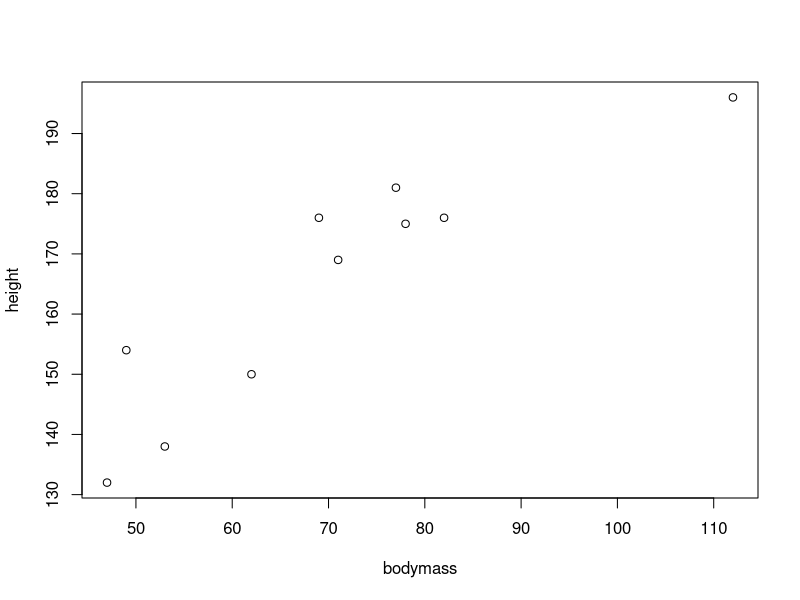
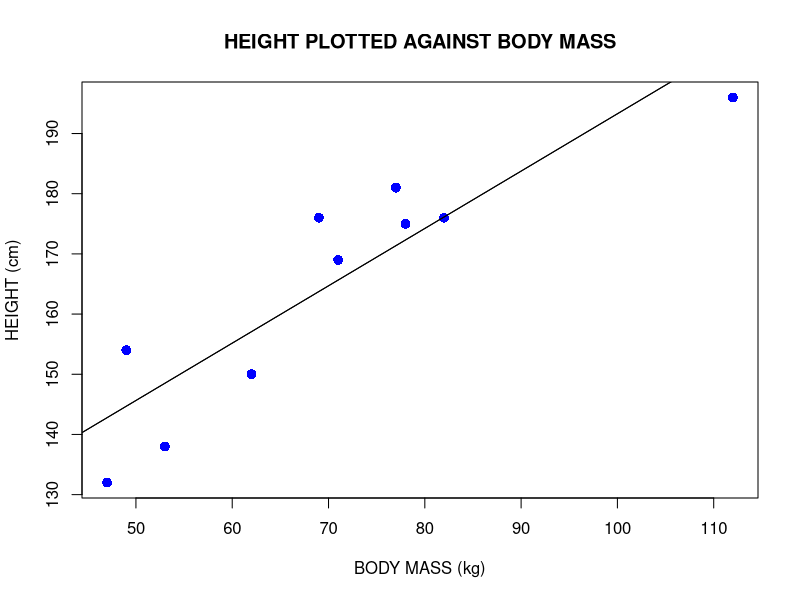

Recreate these plots in R, in order.
# https://www.theanalysisfactor.com/linear-models-r-plotting-regression-lines/

height <- c(176, 154, 138, 196, 132, 176, 181, 169, 150, 175)
bodymass <- c(82, 49, 53, 112, 47, 69, 77, 71, 62, 78)
plot(bodymass, height)
plot(bodymass, height, pch = 16, cex = 1.3, col = "blue", main = "HEIGHT PLOTTED AGAINST BODY MASS", xlab = "BODY MASS (kg)", ylab = "HEIGHT (cm)")
lm(height ~ bodymass)
abline(98.0054, 0.9528)
abline(lm(height ~ bodymass))
